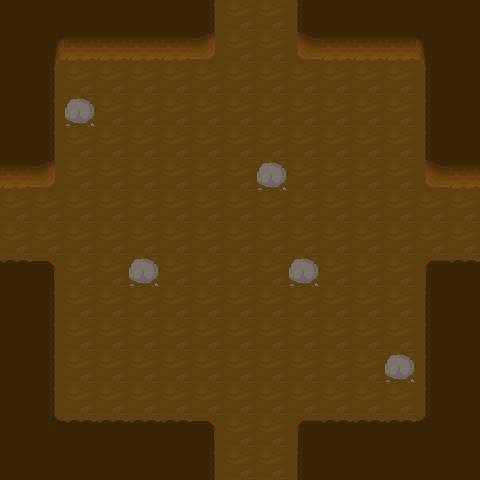

The image is a tile-based game level rendered from a .tmx file. Its description and complete source (layers, tilesets, objects, tile grids) follow:
An orthogonal 15x15 tile map with 32x32 px tiles, 2 tile layers (Floor, Walls).

<map version="1.0" orientation="orthogonal" renderorder="left-up" width="15" height="15" tilewidth="32" tileheight="32" nextobjectid="1">
 <tileset firstgid="1" name="Environment" tilewidth="32" tileheight="32" tilecount="256" columns="16">
  <image source="../../Textures/Tiles.png" width="512" height="512" />
  <tile id="5" probability="0.05" />
 </tileset>
 <layer name="Floor" width="15" height="15">
  <data encoding="csv">
22,22,22,22,22,22,22,22,22,22,22,22,22,22,22,
22,22,22,22,22,22,22,22,22,22,22,22,22,22,22,
22,22,22,22,22,22,22,22,22,22,22,22,22,22,22,
22,22,22,22,22,22,22,22,22,22,22,22,22,22,22,
22,22,22,22,22,22,22,22,22,22,22,22,22,22,22,
22,22,22,22,22,22,22,22,22,22,22,22,22,22,22,
22,22,22,22,22,22,22,22,22,22,22,22,22,22,22,
22,22,22,22,22,22,22,22,22,22,22,22,22,22,22,
22,22,22,22,22,22,22,22,22,22,22,22,22,22,22,
22,22,22,22,22,22,22,22,22,22,22,22,22,22,22,
22,22,22,22,22,22,22,22,22,22,22,22,22,22,22,
22,22,22,22,22,22,22,22,22,22,22,22,22,22,22,
22,22,22,22,22,22,22,22,22,22,22,22,22,22,22,
22,22,22,22,22,22,22,22,22,22,22,22,22,22,22,
22,22,22,22,22,22,22,22,22,22,22,22,22,22,22
</data>
 </layer>
 <layer name="Walls" width="15" height="15">
  <data encoding="csv">
55,55,55,55,55,55,56,0,0,54,55,55,55,55,55,
55,23,71,71,71,71,72,0,0,70,71,71,71,24,55,
55,56,0,0,0,0,0,0,0,0,0,0,0,54,55,
55,56,6,0,0,0,0,0,0,0,0,0,0,54,55,
55,56,0,0,0,0,0,0,0,0,0,0,0,54,55,
71,72,0,0,0,0,0,0,6,0,0,0,0,70,71,
0,0,0,0,0,0,0,0,0,0,0,0,0,0,0,
0,0,0,0,0,0,0,0,0,0,0,0,0,0,0,
39,40,0,0,6,0,0,0,0,6,0,0,0,38,39,
55,56,0,0,0,0,0,0,0,0,0,0,0,54,55,
55,56,0,0,0,0,0,0,0,0,0,0,0,54,55,
55,56,0,0,0,0,0,0,0,0,0,0,6,54,55,
55,56,0,0,0,0,0,0,0,0,0,0,0,54,55,
55,8,39,39,39,39,40,0,0,38,39,39,39,7,55,
55,55,55,55,55,55,56,0,0,54,55,55,55,55,55
</data>
 </layer>
</map>
